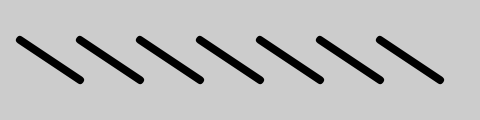
Frame 1 (no input)
Frame 60 (no input): identical to frame 1, image omitted
Frame 120 (the mouse pressed at the canvas centre since frame 60): identical to frame 1, image omitted

The p5.js sketch that drew this single still picture (run headless with seeded random() and noise() and a simulated clock; from frame 60 on, the mouse is pressed at the canvas centre):

// p5.js sketch
// ── sketch.js
//sketch from Getting Started in P5js Ex 4_5
function setup() {
  createCanvas(480, 120);
  strokeWeight(8);
}

function draw() {
  background(204);
  line(20, 40, 80, 80);
  line(80, 40, 140, 80);
  line(140, 40, 200, 80);
  line(200, 40, 260, 80);
  line(260, 40, 320, 80);
  line(320, 40, 380, 80);
  line(380, 40, 440, 80);
}
